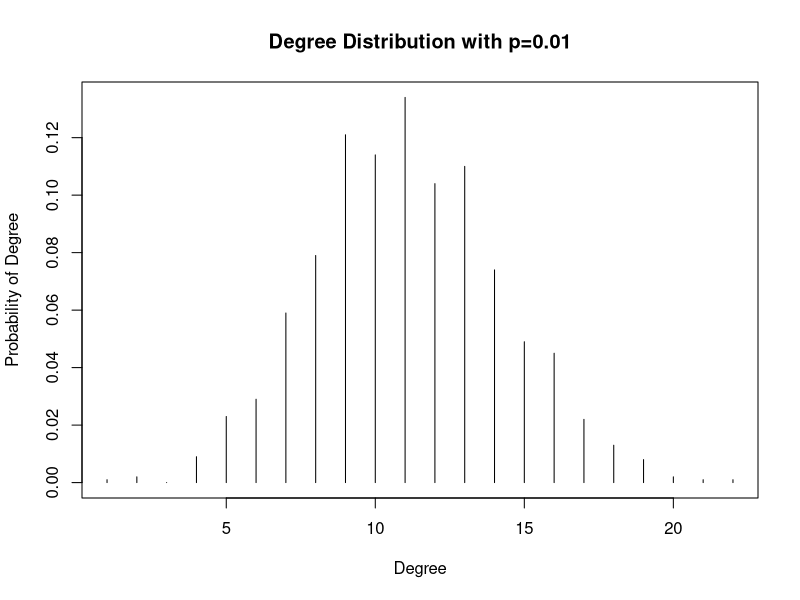
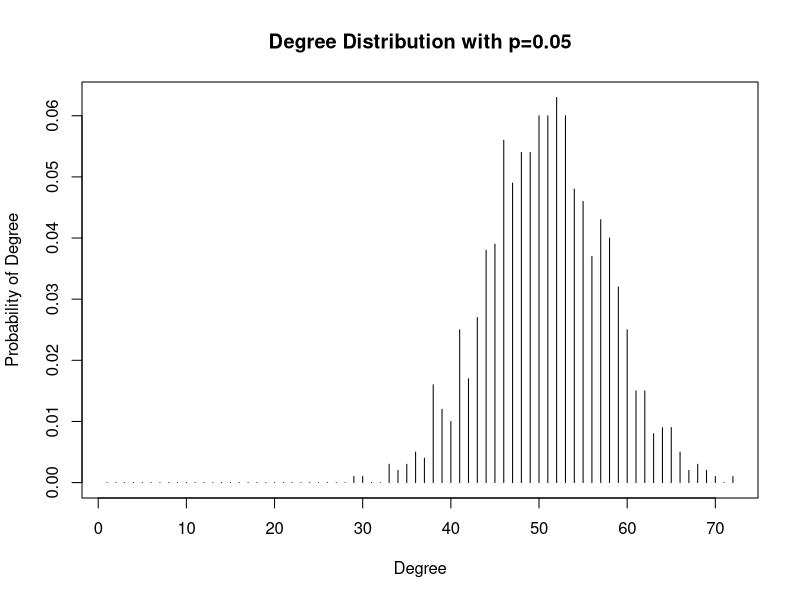
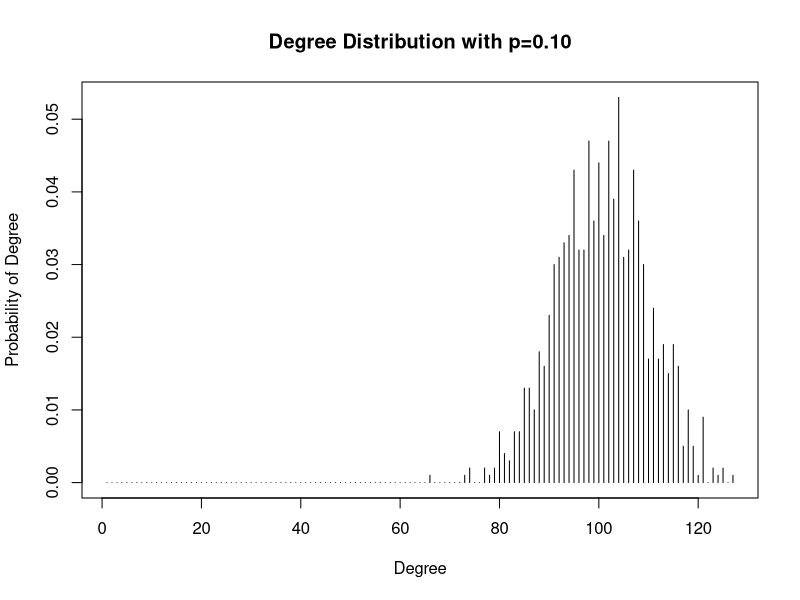

Write the R code that produced these figures, in order.

library("igraph")

###(a)

# create random networks
cat("Creating 3 random graphs of 1K nodes with p=0.01, 0.05 and 0.10...\n")
graph1 <- random.graph.game(1000, 0.01, directed=F);
graph2 <- random.graph.game(1000, 0.05, directed=F);
graph3 <- random.graph.game(1000, 0.10, directed=F);

# finding the degrees distribution
deg_dist1 <- degree_distribution(graph1)
deg_dist2 <- degree_distribution(graph2)
deg_dist3 <- degree_distribution(graph3)

cat("Plotting the degree distributions for each graph...\n")
plot(1:length(deg_dist1), deg_dist1, "h", main="Degree Distribution with p=0.01", xlab = "Degree", ylab = "Probability of Degree")
dev.new()
plot(1:length(deg_dist2), deg_dist2, "h", main="Degree Distribution with p=0.05", xlab = "Degree", ylab = "Probability of Degree")
dev.new()
plot(1:length(deg_dist3), deg_dist3, "h", main="Degree Distribution with p=0.10", xlab = "Degree", ylab = "Probability of Degree")
dev.new()

# degreesVector1 <- degree(graph1)
# degreesVector2 <- degree(graph2)
# degreesVector3 <- degree(graph3)

# plotting degree distributions
# hist1 <- hist(degreesVector1, breaks=seq(0, by=1, length.out=max(degreesVector1)+5), main="Degree Distribution with p=0.01")
# dev.new()
# hist2 <- hist(degreesVector2, breaks=seq(0, by=1, length.out=max(degreesVector2)+5), main="Degree Distribution with p=0.05")
# dev.new()
# hist3 <- hist(degreesVector3, breaks=seq(0, by=1, length.out=max(degreesVector3)+5), main="Degree Distribution with p=0.10")


###(b)
# cat('\n',"(b)",'\n')
cat("Checking connectivity of graph with p=0.01",'\n')
if(is.connected(graph1))
{
  print("Graph is connected")
  dia1 =diameter(graph1, directed = FALSE, unconnected = FALSE, weights = NULL)
  print(sprintf("Diameter of graph is: %d", dia1))
} else{
  print("Graph is NOT connected")
  print("Diameter of graph is INFINITY")
}

cat("Checking connectivity of graph with p=0.05",'\n')
if(is.connected(graph2))
{
  print("Graph is connected.")
  dia2 =diameter(graph2, directed = FALSE, unconnected = FALSE, weights = NULL)
  print(sprintf("Diameter of graph is: %d", dia2))
} else {
  print("Graph is NOT connected.")
  print("Diameter of graph is INFINITY")
}

cat("Checking connectivity of graph with p=0.10",'\n')
if(is.connected(graph3))
{
  print("Graph is connected.")
  dia3 =diameter(graph3, directed = FALSE, unconnected = FALSE, weights = NULL)
  print(sprintf("Diameter of graph is: %d", dia3))
} else {
  print("Graph is NOT connected.")
  print("Diameter of graph is INFINITY")
}


###(c)
# cat('\n',"(c)",'\n')
pc=0.000
repeat
{
  graph <- random.graph.game(1000, pc, directed=F);
  if(is.connected(graph))
  {
    cat("The threshold probability, pc = ",pc,'\n')
    break()
  } else
    pc <- pc+0.001
}
